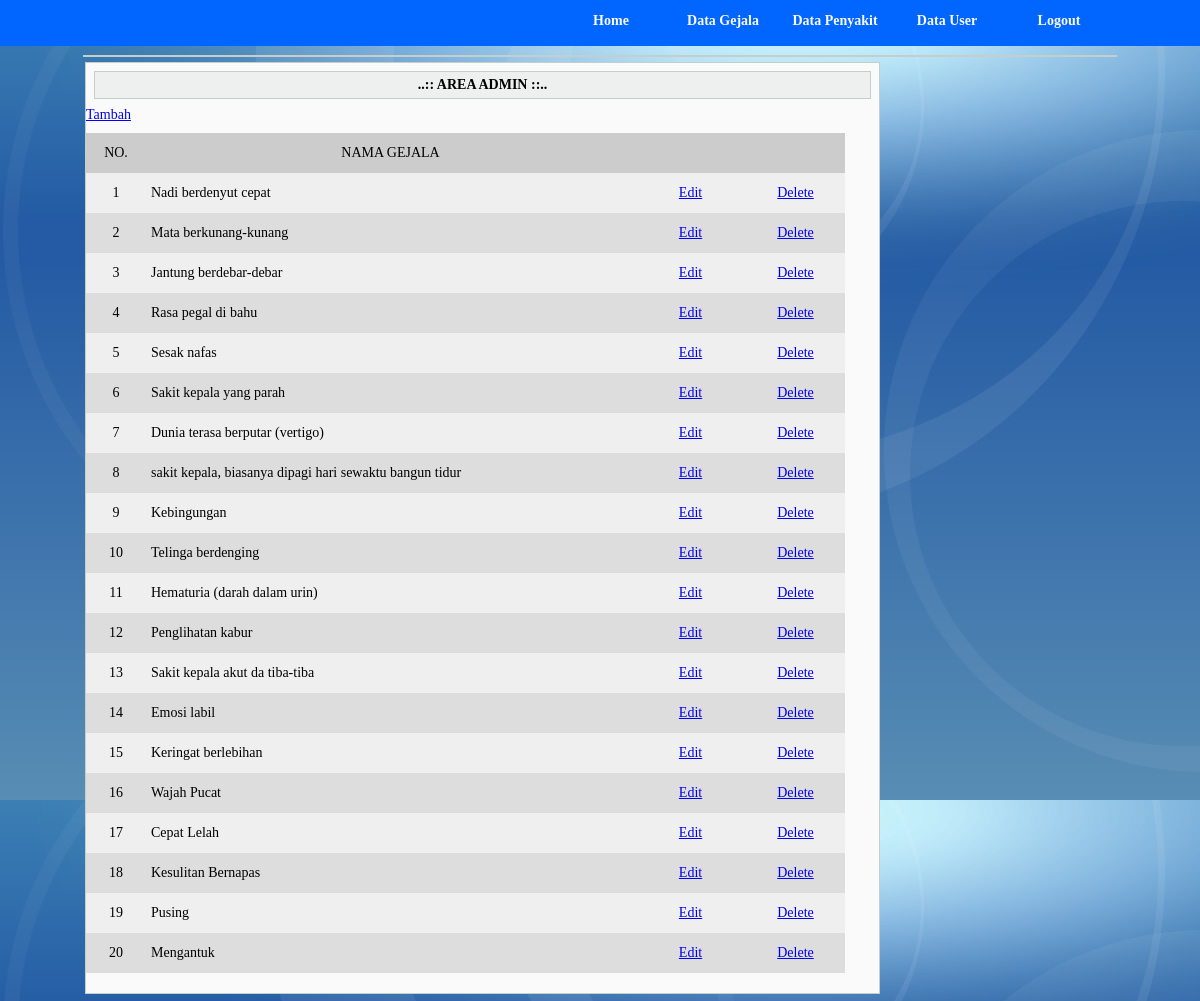
Screenshot of /admin/index.php?pg=20 (signed in) with the database file from the repository.
### tables this page shows
CREATE TABLE IF NOT EXISTS `master_gejala` (
  `id` smallint(6) NOT NULL AUTO_INCREMENT,
  `master_gejala` varchar(100) NOT NULL,
  PRIMARY KEY (`id`),
  UNIQUE KEY `gejala` (`master_gejala`)
);

### admin/pertanyaan.php (the view, shortened to what this page needs)
<!DOCTYPE html PUBLIC "-//W3C//DTD XHTML 1.0 Transitional//EN" "http://www.w3.org/TR/xhtml1/DTD/xhtml1-transitional.dtd">
<html xmlns="http://www.w3.org/1999/xhtml">
<head>
</head>
<body>
<a href="index.php?pg=20&aksi=add">Tambah</a>
<table border="0" cellpadding="2" cellspacing="2">
<tr bgcolor="#FFFF66">
<td width="50" height="30" align="center" bgcolor="#CCCCCC">NO.</td>
<td width="479" align="center" bgcolor="#CCCCCC">NAMA GEJALA</td>
<td colspan="2" bgcolor="#CCCCCC">&nbsp;</td>
</tr>
<?php
$strsql="select * from master_gejala order by id asc";
$hasil=mysql_query($strsql);
while($row=mysql_fetch_array($hasil))
{
$no++;
if ($no%2<>0) {$warna="#efefef";} else {$warna="#dddddd";}
?>
<tr bgcolor="<?php echo $warna; ?>">
  <td align="center" height="30"><?php echo $no; ?></td>
  <td align="left"><?php echo $row[master_gejala]; ?></td>
  <td width="101" align="center"><a href="index.php?pg=20&aksi=edit&id=<?php echo $row[id]; ?>">Edit</a></td>
  <td width="89" align="center"><a href="index.php?pg=20&aksi=del&id=<?php echo $row[id]; ?>" onClick="return confirmdelete('Data ini');">Delete</a></td>
</tr>
<?php
}
?>
</table>
</body>
</html>

### js/style.css (style rules this page uses)
* { padding:0; margin:0; outline:0; }
body { background-image:url(../images/page_bg_img.jpg); font-size:14px; }
table { border-collapse: collapse; margin:0px; padding:0px; top:0px; }
td { padding:2px; }

### admin/index.php (style rules this page uses)
button, select, th, td, input, textarea { padding:5px; }
table { margin-top:10px; margin-bottom:10px; }

### rows the page displays
master_gejala: master_gejala "Nadi berdenyut cepat"
master_gejala: master_gejala "Mata berkunang-kunang"
master_gejala: master_gejala "Jantung berdebar-debar"
master_gejala: master_gejala "Rasa pegal di bahu"
master_gejala: master_gejala "Sesak nafas"
master_gejala: master_gejala "Sakit kepala yang parah"
master_gejala: master_gejala "Dunia terasa berputar (vertigo)"
master_gejala: master_gejala "sakit kepala, biasanya dipagi hari sewaktu bangun tidur"
master_gejala: master_gejala "Kebingungan"
master_gejala: master_gejala "Telinga berdenging"
master_gejala: master_gejala "Hematuria (darah dalam urin)"
master_gejala: master_gejala "Penglihatan kabur"
master_gejala: master_gejala "Sakit kepala akut da tiba-tiba"
master_gejala: master_gejala "Emosi labil"
master_gejala: master_gejala "Keringat berlebihan"
master_gejala: master_gejala "Wajah Pucat"
master_gejala: master_gejala "Cepat Lelah"
master_gejala: master_gejala "Kesulitan Bernapas"
master_gejala: master_gejala "Pusing"
master_gejala: master_gejala "Mengantuk"
